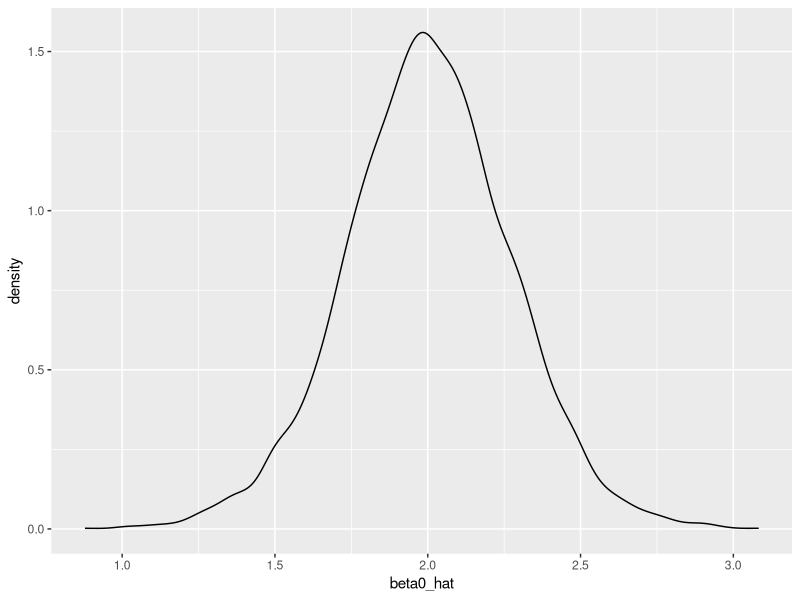
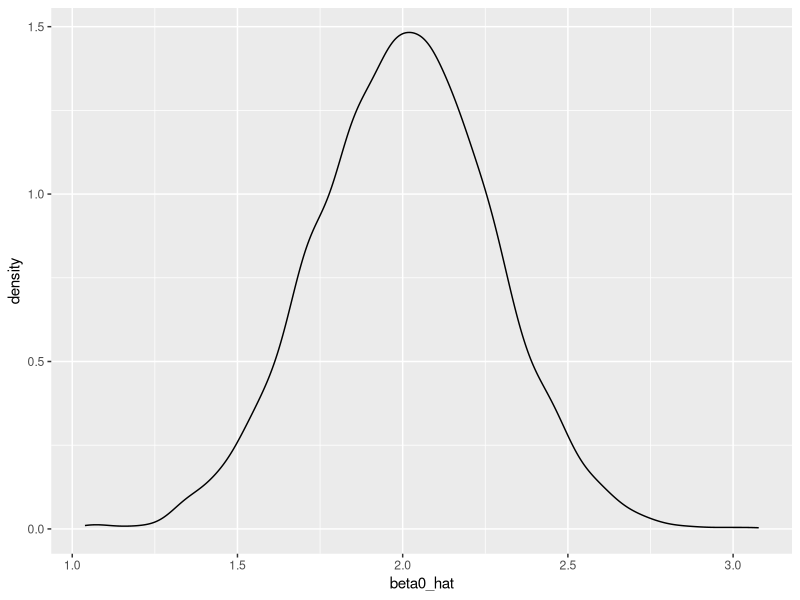
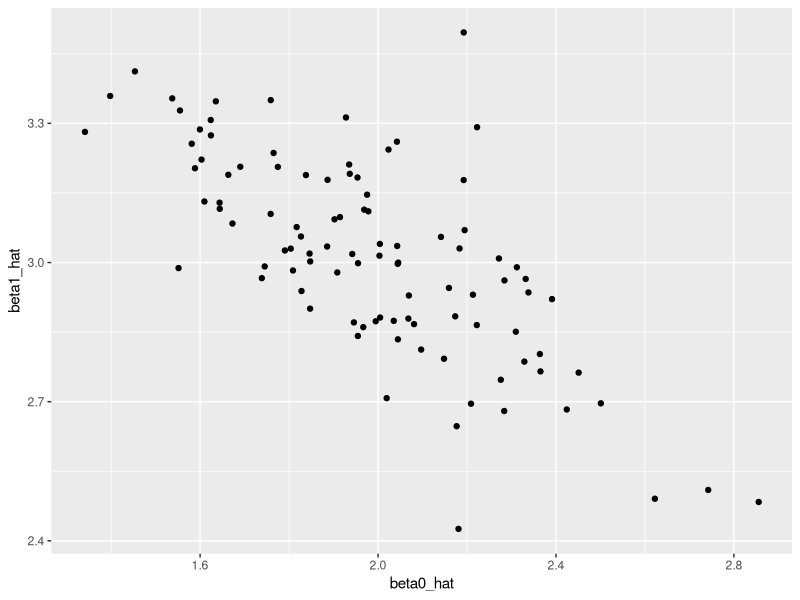
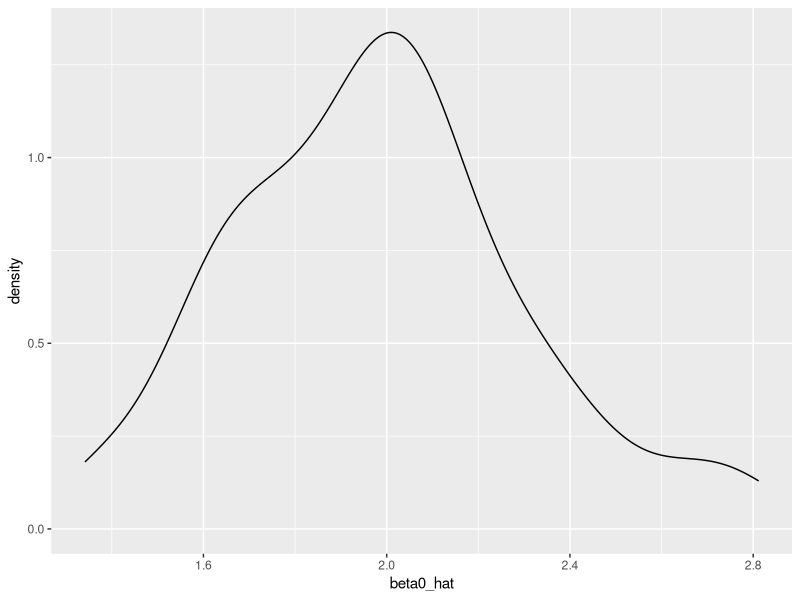
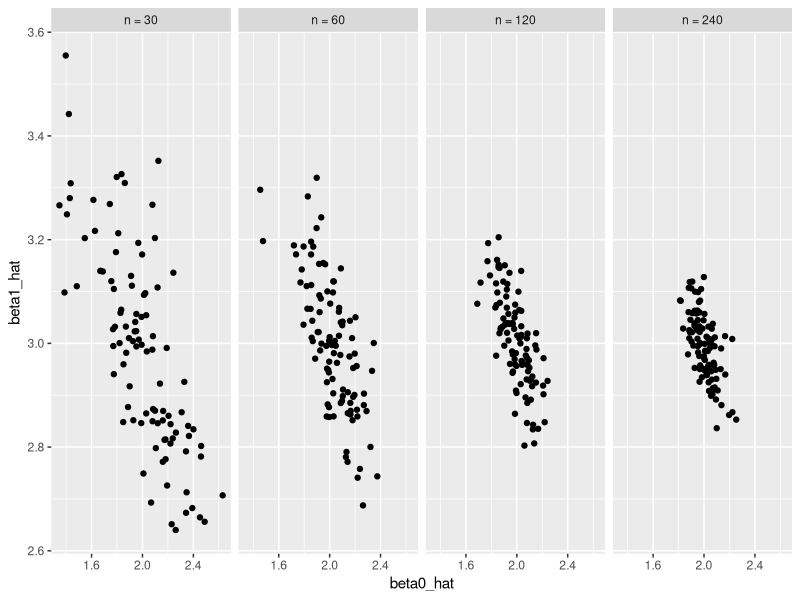

These charts were generated, in order, by the following R code:
## ---- chunk 1
library(tidyverse)
set.seed(1)
## ---- chunk 2
sim_regression = function(n,beta0 = 2, beta1 = 3){
    sim_data = tibble(
        x = rnorm(n, mean =1, sd = 1),
        y =  beta0 + beta1 * x + rnorm(n, 0, 1)
    )
    
     ls_fit = lm(y ~ x, data = sim_data)
  
  tibble(
    beta0_hat = coef(ls_fit)[1],
    beta1_hat = coef(ls_fit)[2]
  )
}
## ---- chunk 3
output = vector("list", length = 5000)
for (i in 1:5000) {
    output[[i]] = sim_regression(n = 30)
}
bind_rows(output) %>% 
    ggplot(aes(x = beta0_hat)) + geom_density()
    
## be careful! 5000 time and 5000 arguements outcome list
## ---- chunk 4
output <- rerun(5000,sim_regression(n = 30))
bind_rows(output) %>% 
    ggplot(aes(x = beta0_hat)) + geom_density()
## bind_rows == rbind_list() and rbind_all() 


sim_results = 
  rerun(100, sim_regression(30, 2, 3)) %>% 
  bind_rows()
 
sim_results %>% 
    ggplot(aes(x = beta0_hat, y = beta1_hat)) + 
    geom_point()

### x 取值于 mean = 0 & mean = 1 normal distribution, huge difference!

## ---- chunk 5
sim_results %>% 
  gather(key = parameter, value = estimate, beta0_hat:beta1_hat) %>% 
  group_by(parameter) %>% 
  summarize(emp_mean = mean(estimate),
            emp_var = var(estimate)) %>% 
  knitr::kable(digits = 3)
## ---- chunk 6
n_list = list(
    "n_30" = 30,
    "n_60" = 60,
    "n_120" = 120,
    "n_240" = 24
    
)

output = vector("list",length = 4)

for (i  in 1:4) {
    output[[i]] = rerun(100, sim_regression(n = n_list[[i]])) %>% 
        bind_rows
    
}

output
output[[4]] %>% 
    ggplot(aes(x = beta0_hat))+geom_density()  ## sample size bigger,more approximate to normal distribution
## ---- chunk 7
sim_results <- 
    tibble(
        sample_size = c(30,60,120,240),
        output_list = map(.x = sample_size, ~rerun(100, sim_regression(n = .x))),
        output_df= map(output_list, bind_rows)
    
) %>% 
    select(-output_list) %>% 
    unnest(output_df)

## ---- chunk 8
sim_results %>% 
    group_by(sample_size) %>% 
    summarise(var_b1 = var(beta0_hat))
## ---- chunk 9

sim_results %>% 
    mutate(
        sample_size = str_c("n = ",sample_size),
        sample_size = fct_inorder(sample_size)
    ) %>% 
    ggplot(aes(x = beta0_hat, y =beta1_hat)) +
    facet_grid(.~sample_size)+
    geom_point()
